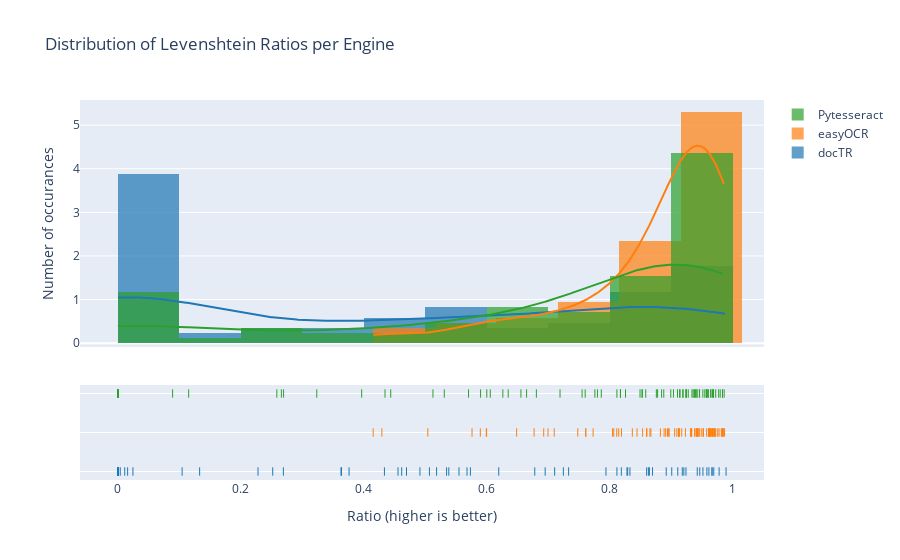

The notebook cell saved with this chart:
### Markdown cell above
## Visualzing Levenshtein Ratios

### Code cell
# copy of results dataframe for visualization
df_hist = pd.read_pickle('./df_res.pkl')

# add histogram data and group data together
hist_data = [df_hist['ratio_docTR'].values,
             df_hist['ratio_easyOCR'].values,
             df_hist['ratio_Pytesseract'].values]
             
group_labels = ['docTR', 'easyOCR', 'Pytesseract']

# create distplot 
fig = ff.create_distplot(hist_data, group_labels, bin_size=.1)
fig.update_layout(
    title='Distribution of Levenshtein Ratios per Engine',
    xaxis_title='Ratio (higher is better)',
    yaxis_title='Number of occurances')

fig.show()

### Figure 1 — Plotly figure (JSON) as saved in the notebook; plotly's stock layout.template omitted (floating-point values rounded to 4 significant figures; data arrays with more than 128 entries replaced by an {"elided": "..."} marker saying what was removed)
{"data": [{"autobinx": false, "histnorm": "probability density", "legendgroup": "docTR", "marker": {"color": "rgb(31, 119, 180)"}, "name": "docTR", "opacity": 0.7, "type": "histogram", "x": [0, 0.7938, 0, 0.4694, 0, 0.9516, 0.924, 0.5733, 0.2278, 0.5067, 0.4615, 0.8292, 0.9464, 0, 0.02439, 0.9106, 0.3759, 0, 0, 0, 0, 0.5183, 0.2691, 0.4556, 0.9179, 0.678, 0.8918, 0.5345, 0.828, 0, 0.3628, 0.9891, 0, 0, 0.8117, 0.1044, 0, 0.958, 0.4335, 0, 0.8696, 0, 0.9779, 0, 0, 0.9663, 0.9008, 0.7331, 0.7104, 0.7245, 0.01105, 0.4912, 0, 0.003752, 0.9612, 0.5547, 0.1329, 0, 0.5382, 0.9423, 0.8328, 0, 0.8188, 0, 0, 0.6949, 0, 0.9205, 0, 0.3636, 0, 0.5678, 0.9692, 0, 0.9664, 0.2517, 0.6194, 0.01575, 0, 0.8628, 0, 0.86, 0, 0, 0.8644], "xaxis": "x", "xbins": {"end": 0.9891, "size": 0.1, "start": 0}, "yaxis": "y"}, {"autobinx": false, "histnorm": "probability density", "legendgroup": "easyOCR", "marker": {"color": "rgb(255, 127, 14)"}, "name": "easyOCR", "opacity": 0.7, "type": "histogram", "x": [0.9651, 0.9669, 0.8824, 0.8939, 0.9605, 0.9435, 0.9814, 0.9117, 0.4293, 0.9702, 0.8113, 0.8534, 0.938, 0.9724, 0.962, 0.9402, 0.9837, 0.9091, 0.5992, 0.8046, 0.8909, 0.4152, 0.8443, 0.5997, 0.9329, 0.819, 0.9674, 0.6926, 0.9665, 0.9778, 0.6485, 0.9464, 0.7097, 0.9624, 0.9324, 0.9638, 0.6996, 0.9497, 0.8065, 0.7609, 0.8367, 0.9706, 0.9829, 0.9414, 0.9419, 0.9425, 0.9119, 0.9127, 0.9705, 0.9524, 0.9056, 0.9756, 0.9231, 0.9312, 0.9521, 0.9611, 0.8964, 0.867, 0.8958, 0.9132, 0.8652, 0.9867, 0.761, 0.748, 0.971, 0.9848, 0.917, 0.86, 0.8146, 0.9576, 0.9333, 0.945, 0.9416, 0.9628, 0.962, 0.504, 0.7729, 0.9685, 0.5895, 0.8603, 0.5759, 0.9614, 0.9827, 0.8883, 0.6769], "xaxis": "x", "xbins": {"end": 0.9867, "size": 0.1, "start": 0.4152}, "yaxis": "y"}, {"autobinx": false, "histnorm": "probability density", "legendgroup": "Pytesseract", "marker": {"color": "rgb(44, 160, 44)"}, "name": "Pytesseract", "opacity": 0.7, "type": "histogram", "x": [0.4344, 0.9646, 0.9143, 0.8174, 0.755, 0.9546, 0.9834, 0.9374, 0.5898, 0.9242, 0.8758, 0.8256, 0.9189, 0.9356, 0.6, 0.9337, 0.9578, 0.9238, 0.5308, 0.6056, 0.9593, 0, 0.9514, 0.2694, 0.5702, 0.76, 0.9671, 0.7799, 0.9772, 0.9834, 0.4437, 0.9861, 0.7758, 0, 0, 0, 0.7862, 0.9247, 0.3234, 0.08889, 0.9192, 0.942, 0.9685, 0.8174, 0.6555, 0.9102, 0.9457, 0.9571, 0.3964, 0.8585, 0.8492, 0, 0, 0.9393, 0.8879, 0.9604, 0.9381, 0.6348, 0.8992, 0.9036, 0.8843, 0.9417, 0.8525, 0.115, 0.9688, 0, 0.9572, 0.8778, 0.6806, 0.9277, 0.6261, 0.9461, 0.9641, 0.9796, 0.853, 0, 0, 0.9723, 0.2659, 0.6647, 0.2585, 0.9136, 0.5124, 0.7191, 0.8116], "xaxis": "x", "xbins": {"end": 0.9861, "size": 0.1, "start": 0}, "yaxis": "y"}, {"legendgroup": "docTR", "marker": {"color": "rgb(31, 119, 180)"}, "mode": "lines", "name": "docTR", "showlegend": false, "type": "scatter", "x": {"elided": "500 float values"}, "xaxis": "x", "y": {"elided": "500 float values"}, "yaxis": "y"}, {"legendgroup": "easyOCR", "marker": {"color": "rgb(255, 127, 14)"}, "mode": "lines", "name": "easyOCR", "showlegend": false, "type": "scatter", "x": {"elided": "500 float values"}, "xaxis": "x", "y": {"elided": "500 float values"}, "yaxis": "y"}, {"legendgroup": "Pytesseract", "marker": {"color": "rgb(44, 160, 44)"}, "mode": "lines", "name": "Pytesseract", "showlegend": false, "type": "scatter", "x": {"elided": "500 float values"}, "xaxis": "x", "y": {"elided": "500 float values"}, "yaxis": "y"}, {"legendgroup": "docTR", "marker": {"color": "rgb(31, 119, 180)", "symbol": "line-ns-open"}, "mode": "markers", "name": "docTR", "showlegend": false, "type": "scatter", "x": [0, 0.7938, 0, 0.4694, 0, 0.9516, 0.924, 0.5733, 0.2278, 0.5067, 0.4615, 0.8292, 0.9464, 0, 0.02439, 0.9106, 0.3759, 0, 0, 0, 0, 0.5183, 0.2691, 0.4556, 0.9179, 0.678, 0.8918, 0.5345, 0.828, 0, 0.3628, 0.9891, 0, 0, 0.8117, 0.1044, 0, 0.958, 0.4335, 0, 0.8696, 0, 0.9779, 0, 0, 0.9663, 0.9008, 0.7331, 0.7104, 0.7245, 0.01105, 0.4912, 0, 0.003752, 0.9612, 0.5547, 0.1329, 0, 0.5382, 0.9423, 0.8328, 0, 0.8188, 0, 0, 0.6949, 0, 0.9205, 0, 0.3636, 0, 0.5678, 0.9692, 0, 0.9664, 0.2517, 0.6194, 0.01575, 0, 0.8628, 0, 0.86, 0, 0, 0.8644], "xaxis": "x", "y": ["docTR", "docTR", "docTR", "docTR", "docTR", "docTR", "docTR", "docTR", "docTR", "docTR", "docTR", "docTR", "docTR", "docTR", "docTR", "docTR", "docTR", "docTR", "docTR", "docTR", "docTR", "docTR", "docTR", "docTR", "docTR", "docTR", "docTR", "docTR", "docTR", "docTR", "docTR", "docTR", "docTR", "docTR", "docTR", "docTR", "docTR", "docTR", "docTR", "docTR", "docTR", "docTR", "docTR", "docTR", "docTR", "docTR", "docTR", "docTR", "docTR", "docTR", "docTR", "docTR", "docTR", "docTR", "docTR", "docTR", "docTR", "docTR", "docTR", "docTR", "docTR", "docTR", "docTR", "docTR", "docTR", "docTR", "docTR", "docTR", "docTR", "docTR", "docTR", "docTR", "docTR", "docTR", "docTR", "docTR", "docTR", "docTR", "docTR", "docTR", "docTR", "docTR", "docTR", "docTR", "docTR"], "yaxis": "y2"}, {"legendgroup": "easyOCR", "marker": {"color": "rgb(255, 127, 14)", "symbol": "line-ns-open"}, "mode": "markers", "name": "easyOCR", "showlegend": false, "type": "scatter", "x": [0.9651, 0.9669, 0.8824, 0.8939, 0.9605, 0.9435, 0.9814, 0.9117, 0.4293, 0.9702, 0.8113, 0.8534, 0.938, 0.9724, 0.962, 0.9402, 0.9837, 0.9091, 0.5992, 0.8046, 0.8909, 0.4152, 0.8443, 0.5997, 0.9329, 0.819, 0.9674, 0.6926, 0.9665, 0.9778, 0.6485, 0.9464, 0.7097, 0.9624, 0.9324, 0.9638, 0.6996, 0.9497, 0.8065, 0.7609, 0.8367, 0.9706, 0.9829, 0.9414, 0.9419, 0.9425, 0.9119, 0.9127, 0.9705, 0.9524, 0.9056, 0.9756, 0.9231, 0.9312, 0.9521, 0.9611, 0.8964, 0.867, 0.8958, 0.9132, 0.8652, 0.9867, 0.761, 0.748, 0.971, 0.9848, 0.917, 0.86, 0.8146, 0.9576, 0.9333, 0.945, 0.9416, 0.9628, 0.962, 0.504, 0.7729, 0.9685, 0.5895, 0.8603, 0.5759, 0.9614, 0.9827, 0.8883, 0.6769], "xaxis": "x", "y": ["easyOCR", "easyOCR", "easyOCR", "easyOCR", "easyOCR", "easyOCR", "easyOCR", "easyOCR", "easyOCR", "easyOCR", "easyOCR", "easyOCR", "easyOCR", "easyOCR", "easyOCR", "easyOCR", "easyOCR", "easyOCR", "easyOCR", "easyOCR", "easyOCR", "easyOCR", "easyOCR", "easyOCR", "easyOCR", "easyOCR", "easyOCR", "easyOCR", "easyOCR", "easyOCR", "easyOCR", "easyOCR", "easyOCR", "easyOCR", "easyOCR", "easyOCR", "easyOCR", "easyOCR", "easyOCR", "easyOCR", "easyOCR", "easyOCR", "easyOCR", "easyOCR", "easyOCR", "easyOCR", "easyOCR", "easyOCR", "easyOCR", "easyOCR", "easyOCR", "easyOCR", "easyOCR", "easyOCR", "easyOCR", "easyOCR", "easyOCR", "easyOCR", "easyOCR", "easyOCR", "easyOCR", "easyOCR", "easyOCR", "easyOCR", "easyOCR", "easyOCR", "easyOCR", "easyOCR", "easyOCR", "easyOCR", "easyOCR", "easyOCR", "easyOCR", "easyOCR", "easyOCR", "easyOCR", "easyOCR", "easyOCR", "easyOCR", "easyOCR", "easyOCR", "easyOCR", "easyOCR", "easyOCR", "easyOCR"], "yaxis": "y2"}, {"legendgroup": "Pytesseract", "marker": {"color": "rgb(44, 160, 44)", "symbol": "line-ns-open"}, "mode": "markers", "name": "Pytesseract", "showlegend": false, "type": "scatter", "x": [0.4344, 0.9646, 0.9143, 0.8174, 0.755, 0.9546, 0.9834, 0.9374, 0.5898, 0.9242, 0.8758, 0.8256, 0.9189, 0.9356, 0.6, 0.9337, 0.9578, 0.9238, 0.5308, 0.6056, 0.9593, 0, 0.9514, 0.2694, 0.5702, 0.76, 0.9671, 0.7799, 0.9772, 0.9834, 0.4437, 0.9861, 0.7758, 0, 0, 0, 0.7862, 0.9247, 0.3234, 0.08889, 0.9192, 0.942, 0.9685, 0.8174, 0.6555, 0.9102, 0.9457, 0.9571, 0.3964, 0.8585, 0.8492, 0, 0, 0.9393, 0.8879, 0.9604, 0.9381, 0.6348, 0.8992, 0.9036, 0.8843, 0.9417, 0.8525, 0.115, 0.9688, 0, 0.9572, 0.8778, 0.6806, 0.9277, 0.6261, 0.9461, 0.9641, 0.9796, 0.853, 0, 0, 0.9723, 0.2659, 0.6647, 0.2585, 0.9136, 0.5124, 0.7191, 0.8116], "xaxis": "x", "y": ["Pytesseract", "Pytesseract", "Pytesseract", "Pytesseract", "Pytesseract", "Pytesseract", "Pytesseract", "Pytesseract", "Pytesseract", "Pytesseract", "Pytesseract", "Pytesseract", "Pytesseract", "Pytesseract", "Pytesseract", "Pytesseract", "Pytesseract", "Pytesseract", "Pytesseract", "Pytesseract", "Pytesseract", "Pytesseract", "Pytesseract", "Pytesseract", "Pytesseract", "Pytesseract", "Pytesseract", "Pytesseract", "Pytesseract", "Pytesseract", "Pytesseract", "Pytesseract", "Pytesseract", "Pytesseract", "Pytesseract", "Pytesseract", "Pytesseract", "Pytesseract", "Pytesseract", "Pytesseract", "Pytesseract", "Pytesseract", "Pytesseract", "Pytesseract", "Pytesseract", "Pytesseract", "Pytesseract", "Pytesseract", "Pytesseract", "Pytesseract", "Pytesseract", "Pytesseract", "Pytesseract", "Pytesseract", "Pytesseract", "Pytesseract", "Pytesseract", "Pytesseract", "Pytesseract", "Pytesseract", "Pytesseract", "Pytesseract", "Pytesseract", "Pytesseract", "Pytesseract", "Pytesseract", "Pytesseract", "Pytesseract", "Pytesseract", "Pytesseract", "Pytesseract", "Pytesseract", "Pytesseract", "Pytesseract", "Pytesseract", "Pytesseract", "Pytesseract", "Pytesseract", "Pytesseract", "Pytesseract", "Pytesseract", "Pytesseract", "Pytesseract", "Pytesseract", "Pytesseract"], "yaxis": "y2"}], "layout": {"barmode": "overlay", "hovermode": "closest", "legend": {"traceorder": "reversed"}, "title": {"text": "Distribution of Levenshtein Ratios per Engine"}, "xaxis": {"anchor": "y2", "domain": [0, 1], "title": {"text": "Ratio (higher is better)"}, "zeroline": false}, "yaxis": {"anchor": "free", "domain": [0.35, 1], "position": 0, "title": {"text": "Number of occurances"}}, "yaxis2": {"anchor": "x", "domain": [0, 0.25], "dtick": 1, "showticklabels": false}}}
